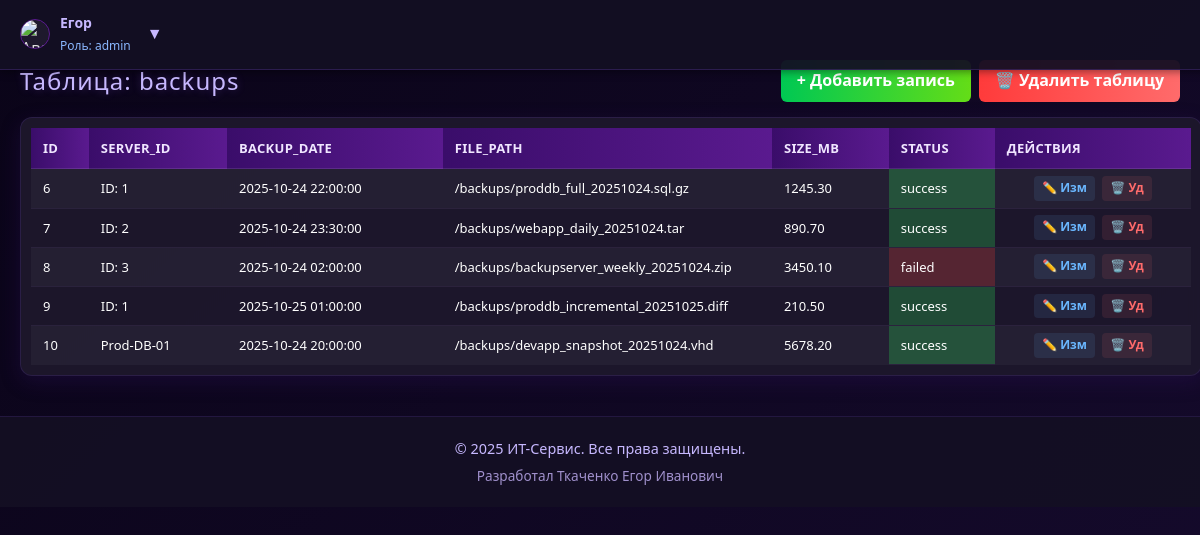
The app's page /pages/view_db.php (signed in), older data.
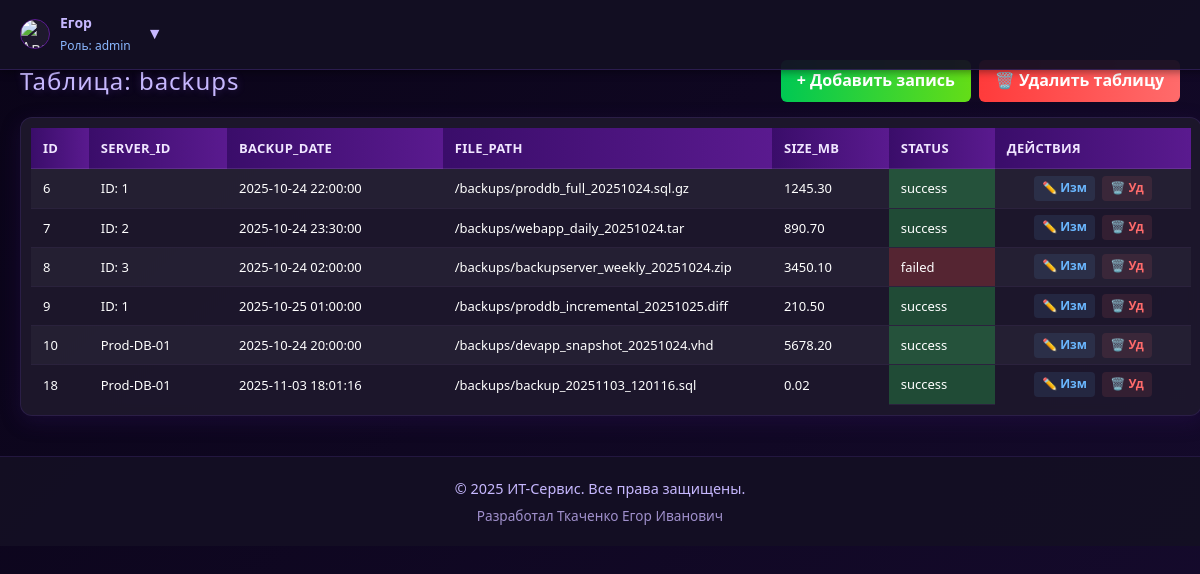
The same page, newer data.
### tables this page shows
CREATE TABLE `backups` (
  `id` int(11) NOT NULL AUTO_INCREMENT,
  `server_id` int(11) DEFAULT NULL,
  `backup_date` datetime DEFAULT current_timestamp(),
  `file_path` varchar(255) DEFAULT NULL,
  `size_mb` decimal(10,2) DEFAULT NULL,
  `status` enum('success','failed') DEFAULT 'success',
  PRIMARY KEY (`id`),
  KEY `server_id` (`server_id`),
  CONSTRAINT `backups_ibfk_1` FOREIGN KEY (`server_id`) REFERENCES `servers` (`id`)
);

CREATE TABLE `servers` (
  `id` int(11) NOT NULL AUTO_INCREMENT,
  `name` varchar(255) NOT NULL,
  `ip_address` varchar(15) NOT NULL,
  `os` varchar(100) DEFAULT NULL,
  `cpu_usage` decimal(5,2) DEFAULT NULL,
  `memory_usage` decimal(5,2) DEFAULT NULL,
  `disk_space` decimal(10,2) DEFAULT NULL,
  `status` enum('active','inactive','maintenance') DEFAULT 'active',
  `description` text DEFAULT NULL,
  `last_checked` datetime DEFAULT NULL,
  PRIMARY KEY (`id`)
);

### pages/view_db.php (the view, shortened to what the changed rows need)
<?php
require_once '../auth.php';
require_once '../config.php';
try {
    $pdo = new PDO("mysql:host=$host;dbname=$dbname;charset=utf8", $username, $password);
    $pdo->setAttribute(PDO::ATTR_ERRMODE, PDO::ERRMODE_EXCEPTION);
} catch (PDOException $e) {
    die("Ошибка подключения к БД: " . htmlspecialchars($e->getMessage()));
}
$stmt = $pdo->query("SHOW TABLES");
$all_tables = [];
while ($row = $stmt->fetch(PDO::FETCH_NUM)) {
    $all_tables[] = $row[0];
}
$current_table = $_GET['table'] ?? '';
if (!in_array($current_table, $all_tables)) {
    $current_table = $all_tables[0] ?? '';
}
function getServerName($pdo, $server_id) {
    $stmt = $pdo->prepare("SELECT name FROM servers WHERE id = ?");
    $stmt->execute([$server_id]);
    $server = $stmt->fetch(PDO::FETCH_ASSOC);
    return $server ? htmlspecialchars($server['name']) : "ID: $server_id";
}
function getStatusColor($status) {
    $status = strtolower(trim($status));
    if (in_array($status, ['up', 'active', 'planned', 'approved', 'implemented', 'resolved', 'closed', 'success', 'online', 'running'])) {
        return 'rgba(40, 200, 80, 0.3)';
    } elseif (in_array($status, ['down', 'inactive', 'failed', 'error', 'offline', 'stopped', 'deleted'])) {
        return 'rgba(200, 50, 50, 0.3)';
    } elseif (in_array($status, ['maintenance', 'updating', 'restarting'])) {
        return 'rgba(255, 165, 0, 0.3)';
    } elseif (in_array($status, ['open', 'in_progress', 'pending', 'processing'])) {
        return 'rgba(50, 100, 255, 0.3)';
    } else {
        return 'rgba(100, 100, 100, 0.3)';
    }
}
?>
<!DOCTYPE html>
<html lang="ru">
<head>
    <link rel="stylesheet" href="../css/view_db.css">
</head>
<body>
<div class="content-wrapper">
    <div style="display: flex; justify-content: space-between; align-items: center; margin-bottom: 15px; flex-wrap: wrap; gap: 10px;">
        <h2 style="margin: 0;">Таблица: <?= htmlspecialchars($current_table) ?></h2>
    </div>
    <div class="table-container">
        <?php
        try {
            $stmt = $pdo->query("SELECT * FROM `$current_table`");
            $columns = [];
            for ($i = 0; $i < $stmt->columnCount(); $i++) {
                $col = $stmt->getColumnMeta($i);
                $columns[] = $col['name'];
            }
            echo "<table>";
            echo "<tr>";
            foreach ($columns as $col) {
                echo "<th>" . htmlspecialchars($col) . "</th>";
            }
            if (in_array('id', $columns)) {
                echo "<th>Действия</th>";
            }
            echo "</tr>";
            while ($row = $stmt->fetch(PDO::FETCH_ASSOC)) {
                echo "<tr>";
                foreach ($columns as $col) {
                    $value = $row[$col];
                    if ($current_table === 'changes' && in_array($col, ['requested_by', 'approved_by'])) {
                        $value = getUserName($pdo, $value);
                    } elseif ($current_table === 'incidents' && $col === 'assigned_to') {
                        $value = getUserName($pdo, $value);
                    } elseif ($current_table === 'backups' && $col === 'server_id') {
                        $value = getServerName($pdo, $value);
                    }
                    if (stripos($col, 'status') !== false) {
                        $bgColor = getStatusColor($value);
                        echo "<td style='background: {$bgColor}; padding: 10px 12px; border-bottom: 1px solid rgba(100, 80, 130, 0.2);'>";
                        echo htmlspecialchars($value);
                        echo "</td>";
                    } else {
                        echo "<td>" . htmlspecialchars($value) . "</td>";
                    }
                }
                if (in_array('id', $columns)) {
                    $id = $row['id'];
                    echo "<td class='actions'>";
                    echo "<a href='../edit_record.php?table=" . urlencode($current_table) . "&id=$id' class='btn-edit'>✏️ Изм</a> ";
                    echo "<a href='../delete_record.php?table=" . urlencode($current_table) . "&id=$id' class='btn-delete' onclick='return confirm(\"Удалить запись?\")'>🗑️ Уд</a>";
                    echo "</td>";
                }
                echo "</tr>";
            }
            echo "</table>";
        } catch (PDOException $e) {
            echo "<div style='color: #ff6b6b; padding: 10px; background: rgba(200, 50, 50, 0.3); border-radius: 6px;'>❌ Ошибка при запросе к таблице: " . htmlspecialchars($e->getMessage()) . "</div>";
        }
        ?>
    </div>
</div>
</body>
</html>

Row changes from the older to the newer data that the page shows:
added backups: id "18", server.name "Prod-DB-01", backup_date "2025-11-03 18:01:16", file_path "/backups/backup_20251103_120116.sql", size_mb "0.02", status "success"
